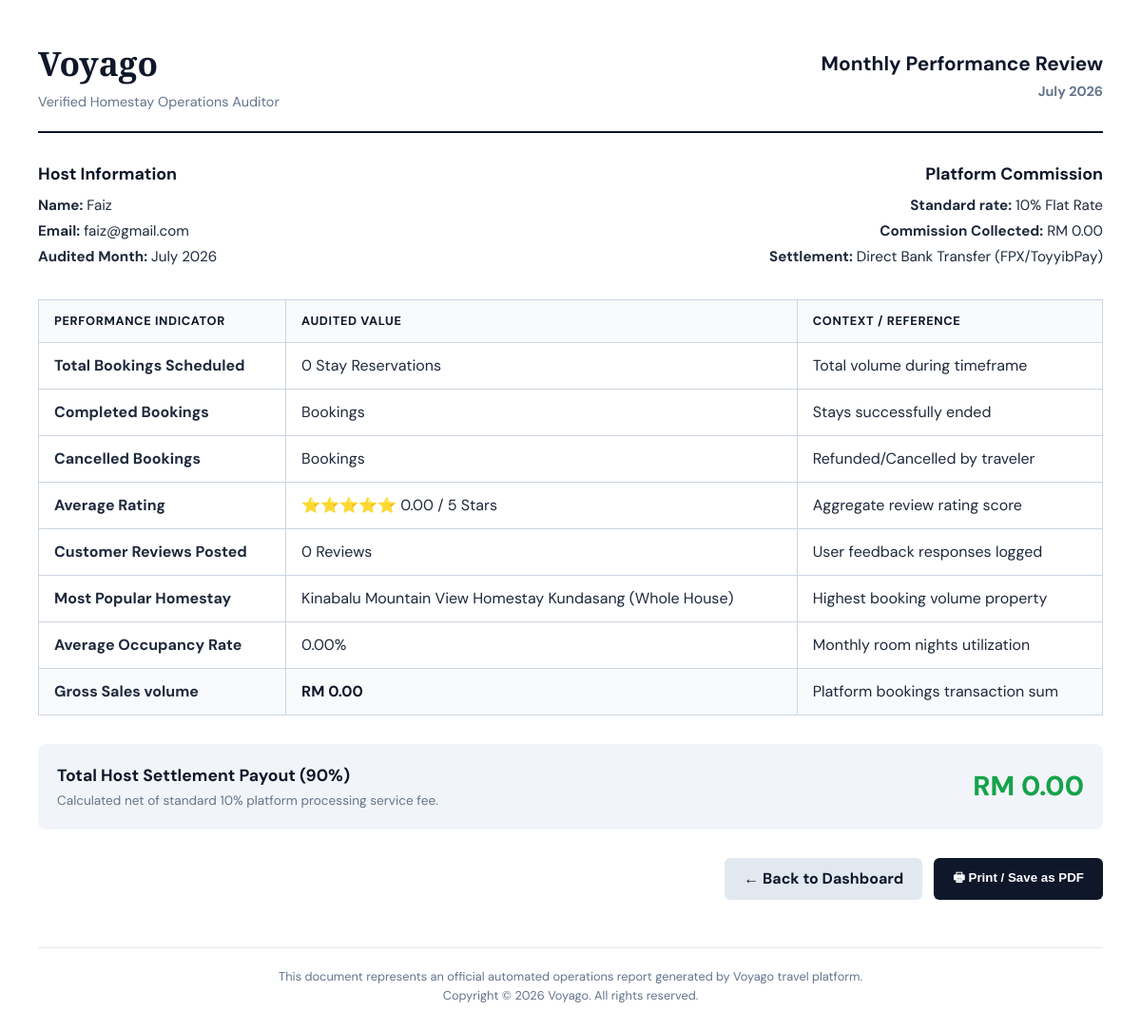
Screenshot of /view_report.php?id=1 (signed in) with the database file from the repository.
### tables this page shows
CREATE TABLE `system_settings` (
  `id` int(11) NOT NULL,
  `setting_key` varchar(50) NOT NULL,
  `setting_value` varchar(255) NOT NULL
);

CREATE TABLE `owner_reports` (
  `id` int(11) NOT NULL,
  `owner_id` int(11) NOT NULL,
  `report_month` varchar(20) NOT NULL,
  `bookings_count` int(11) DEFAULT 0,
  `completed_count` int(11) DEFAULT 0,
  `cancelled_count` int(11) DEFAULT 0,
  `total_revenue` decimal(10,2) DEFAULT 0.00,
  `commission` decimal(10,2) DEFAULT 0.00,
  `earnings` decimal(10,2) DEFAULT 0.00,
  `avg_rating` decimal(3,2) DEFAULT 0.00,
  `reviews_count` int(11) DEFAULT 0,
  `popular_homestay` varchar(255) DEFAULT '',
  `occupancy_rate` decimal(5,2) DEFAULT 0.00,
  `created_at` timestamp NOT NULL DEFAULT current_timestamp()
);

CREATE TABLE `users` (
  `id` int(11) NOT NULL,
  `fullname` varchar(100) NOT NULL,
  `email` varchar(100) NOT NULL,
  `phone` varchar(20) NOT NULL,
  `address` text NOT NULL,
  `password` varchar(255) NOT NULL,
  `role` enum('Admin','Traveller/User','Local Homestay Owner') NOT NULL,
  `created_at` timestamp NOT NULL DEFAULT current_timestamp()
);

### toyyibpay_config.php (called while the page is built, shortened)
<?php
$host = 'localhost'; $db = 'voyago'; $user = 'root'; $pass = '';
try {
    $pdo = new PDO("mysql:host=$host;dbname=$db;charset=utf8mb4", $user, $pass, [
        PDO::ATTR_ERRMODE => PDO::ERRMODE_EXCEPTION
    ]);
    $pdo->exec("ALTER TABLE homestays MODIFY COLUMN `approval_status` ENUM('Registered', 'Pending Approval', 'Published', 'Rejected', 'Draft', 'Live', 'Approved') DEFAULT 'Registered'");
    $pdo->exec("CREATE TABLE IF NOT EXISTS homestay_rooms (
        id INT AUTO_INCREMENT PRIMARY KEY,
        homestay_id INT NOT NULL,
        room_name VARCHAR(100) NOT NULL,
        price_modifier DECIMAL(10,2) DEFAULT 0.00,
        status ENUM('Available', 'Booked') DEFAULT 'Available'
    ) ENGINE=InnoDB;");
    $pdo->exec("CREATE TABLE IF NOT EXISTS booking_installments (
        id INT AUTO_INCREMENT PRIMARY KEY,
        booking_id INT NOT NULL,
        user_id INT NOT NULL,
        installment_no TINYINT NOT NULL,
        amount DECIMAL(10,2) NOT NULL,
        due_date DATE NOT NULL,
        paid_date DATETIME NULL,
        status ENUM('Pending','Paid','Overdue') DEFAULT 'Pending',
        billcode VARCHAR(100) NULL,
        created_at TIMESTAMP DEFAULT CURRENT_TIMESTAMP,
        UNIQUE KEY uq_booking_inst (booking_id, installment_no)
    ) ENGINE=InnoDB;");
    $pdo->exec("CREATE TABLE IF NOT EXISTS homestay_reviews (
        id INT AUTO_INCREMENT PRIMARY KEY,
        booking_id INT NOT NULL,
        homestay_id INT NOT NULL,
        user_id INT NOT NULL,
        rating INT CHECK (rating BETWEEN 1 AND 5),
        feedback_text TEXT,
        created_at TIMESTAMP DEFAULT CURRENT_TIMESTAMP
    ) ENGINE=InnoDB;");
    $pdo->exec("CREATE TABLE IF NOT EXISTS owner_notifications (
        id INT AUTO_INCREMENT PRIMARY KEY,
        owner_id INT NOT NULL,
        message TEXT NOT NULL,
        is_read TINYINT(1) DEFAULT 0,
        created_at TIMESTAMP DEFAULT CURRENT_TIMESTAMP
    ) ENGINE=InnoDB;");
    $pdo->exec("CREATE TABLE IF NOT EXISTS owner_reports (
        id INT AUTO_INCREMENT PRIMARY KEY,
        owner_id INT NOT NULL,
        report_month VARCHAR(20) NOT NULL,
        bookings_count INT DEFAULT 0,
        completed_count INT DEFAULT 0,
        cancelled_count INT DEFAULT 0,
        total_revenue DECIMAL(10,2) DEFAULT 0.00,
        commission DECIMAL(10,2) DEFAULT 0.00,
        earnings DECIMAL(10,2) DEFAULT 0.00,
        avg_rating DECIMAL(3,2) DEFAULT 0.00,
        reviews_count INT DEFAULT 0,
        popular_homestay VARCHAR(255) DEFAULT '',
        occupancy_rate DECIMAL(5,2) DEFAULT 0.00,
        created_at TIMESTAMP DEFAULT CURRENT_TIMESTAMP
    ) ENGINE=InnoDB;");
    $pdo->exec("CREATE TABLE IF NOT EXISTS system_settings (
        id INT AUTO_INCREMENT PRIMARY KEY,
        setting_key VARCHAR(50) NOT NULL UNIQUE,
        setting_value VARCHAR(255) NOT NULL
    ) ENGINE=InnoDB;");
    $sys_stmt = $pdo->prepare("SELECT setting_value FROM system_settings WHERE setting_key = 'system_name'");
    $sys_stmt->execute();
    $sys_res = $sys_stmt->fetch(PDO::FETCH_ASSOC);
    if (!$sys_res) {
        $pdo->exec("INSERT INTO system_settings (setting_key, setting_value) VALUES ('system_name', 'Voyago')");
        $system_name = 'Voyago';
    } else {
        $system_name = $sys_res['setting_value'];
    }
} catch (PDOException $e) {
    die("Database Connection Error: " . $e->getMessage());
}
?>

### view_report.php (the view, shortened to what this page needs)
<?php
require_once 'toyyibpay_config.php';
$report_id = isset($_GET['id']) ? intval($_GET['id']) : 0;
$stmt = $pdo->prepare("
    SELECT r.*, u.fullname as owner_name, u.email as owner_email
    FROM owner_reports r
    JOIN users u ON r.owner_id = u.id
    WHERE r.id = ?
");
$stmt->execute([$report_id]);
$report = $stmt->fetch(PDO::FETCH_ASSOC);
?>
<!DOCTYPE html>
<html lang="en">
<head>
</head>
<body>
    <div class="report-header">
        <div>
            <h1><?= htmlspecialchars($system_name) ?></h1>
            <p style="color: #64748b; font-size: 0.9rem; margin-top: 4px; margin-bottom: 0;">Verified Homestay Operations Auditor</p>
        </div>
        <div style="text-align: right;">
            <h2 style="margin:0; font-size:1.3rem; color: #0f172a;">Monthly Performance Review</h2>
            <p style="color: #64748b; font-size: 0.9rem; margin: 4px 0 0; font-weight:700;"><?php echo htmlspecialchars($report['report_month']); ?></p>
        </div>
    </div>
    <div class="meta-grid">
        <div>
            <h3 style="margin-top:0; color:#0f172a; margin-bottom: 8px;">Host Information</h3>
            <p style="margin: 4px 0;"><strong>Name:</strong> <?php echo htmlspecialchars($report['owner_name']); ?></p>
            <p style="margin: 4px 0;"><strong>Email:</strong> <?php echo htmlspecialchars($report['owner_email']); ?></p>
            <p style="margin: 4px 0;"><strong>Audited Month:</strong> <?php echo htmlspecialchars($report['report_month']); ?></p>
        </div>
        <div style="text-align: right;">
            <h3 style="margin-top:0; color:#0f172a; margin-bottom: 8px;">Platform Commission</h3>
            <p style="margin: 4px 0;"><strong>Standard rate:</strong> 10% Flat Rate</p>
            <p style="margin: 4px 0;"><strong>Commission Collected:</strong> RM <?php echo number_format($report['commission'], 2); ?></p>
            <p style="margin: 4px 0;"><strong>Settlement:</strong> Direct Bank Transfer (FPX/ToyyibPay)</p>
        </div>
    </div>
    <table class="metric-table">
        <thead>
            <tr>
                <th>Performance Indicator</th>
                <th>Audited Value</th>
                <th>Context / Reference</th>
            </tr>
        </thead>
        <tbody>
            <tr>
                <td><strong>Total Bookings Scheduled</strong></td>
                <td><?php echo $report['bookings_count']; ?> Stay Reservations</td>
                <td>Total volume during timeframe</td>
            </tr>
            <tr>
                <td><strong>Completed Bookings</strong></td>
                <td><?php echo $report['completed_count']; ?> Bookings</td>
                <td>Stays successfully ended</td>
            </tr>
            <tr>
                <td><strong>Cancelled Bookings</strong></td>
                <td><?php echo $report['cancelled_count']; ?> Bookings</td>
                <td>Refunded/Cancelled by traveler</td>
            </tr>
            <tr>
                <td><strong>Average Rating</strong></td>
                <td>⭐⭐⭐⭐⭐ <?php echo number_format($report['avg_rating'], 2); ?> / 5 Stars</td>
                <td>Aggregate review rating score</td>
            </tr>
            <tr>
                <td><strong>Customer Reviews Posted</strong></td>
                <td><?php echo $report['reviews_count']; ?> Reviews</td>
                <td>User feedback responses logged</td>
            </tr>
            <tr>
                <td><strong>Most Popular Homestay</strong></td>
                <td><?php echo htmlspecialchars($report['popular_homestay']); ?></td>
                <td>Highest booking volume property</td>
            </tr>
            <tr>
                <td><strong>Average Occupancy Rate</strong></td>
                <td><?php echo number_format($report['occupancy_rate'], 2); ?>%</td>
                <td>Monthly room nights utilization</td>
            </tr>
            <tr style="background: #f8fafc;">
                <td><strong>Gross Sales volume</strong></td>
                <td style="font-weight:700; color:#0f172a;">RM <?php echo number_format($report['total_revenue'], 2); ?></td>
                <td>Platform bookings transaction sum</td>
            </tr>
        </tbody>
    </table>
    <div class="summary-box">
        <div>
            <span class="payout-title">Total Host Settlement Payout (90%)</span>
            <p style="margin: 4px 0 0 0; color: #64748b; font-size: 0.85rem;">Calculated net of standard 10% platform processing service fee.</p>
        </div>
        <div class="payout-amount">
            RM <?php echo number_format($report['earnings'], 2); ?>
        </div>
    </div>
    <div class="no-print" style="margin-top:30px; display:flex; gap:12px; justify-content:flex-end;">
        <a href="localhomestay.php" style="padding: 10px 20px; font-weight:700; background:#e2e8f0; color:#0f172a; border:none; border-radius:6px; cursor:pointer; text-decoration:none; display:inline-flex; align-items:center; gap:6px;">&#8592; Back to Dashboard</a>
        <button onclick="window.print()" style="padding: 10px 20px; font-weight:700; background:#0f172a; color:white; border:none; border-radius:6px; cursor:pointer;">&#128438; Print / Save as PDF</button>
    </div>
    <div class="footer-note">
        This document represents an official automated operations report generated by <?= htmlspecialchars($system_name) ?> travel platform.<br>
        Copyright &copy; 2026 <?= htmlspecialchars($system_name) ?>. All rights reserved.
    </div>
</body>
</html>

### view_report.php (style rules this page uses)
body { font-family: 'DM Sans', sans-serif; color: #1e293b; background: #ffffff; margin: 40px; line-height: 1.5; }
.report-header { display: flex; justify-content: space-between; align-items: center; border-bottom: 2px solid #0f172a; padding-bottom: 20px; margin-bottom: 30px; }
.report-header h1 { font-family: 'Playfair Display', serif; font-size: 2.2rem; color: #0f172a; margin: 0; }
.meta-grid { display: grid; grid-template-columns: 1fr 1fr; gap: 20px; margin-bottom: 30px; font-size: 0.95rem; }
.metric-table { width: 100%; border-collapse: collapse; margin-top: 20px; }
.metric-table th, .metric-table td { border: 1px solid #cbd5e1; padding: 12px 16px; text-align: left; }
.metric-table th { background: #f8fafc; color: #0f172a; font-weight: 700; text-transform: uppercase; font-size: 0.8rem; letter-spacing: 0.05em; }
.summary-box { background: #f1f5f9; border-radius: 8px; padding: 20px; margin-top: 30px; display: flex; justify-content: space-between; align-items: center; }
.payout-title { font-weight: 700; color: #0f172a; font-size: 1.1rem; }
.payout-amount { font-size: 1.8rem; font-weight: 800; color: #16a34a; }
.footer-note { text-align: center; font-size: 0.8rem; color: #64748b; margin-top: 50px; border-top: 1px solid #e2e8f0; padding-top: 20px; }

### rows the page displays
system_settings: setting_value "Voyago"
owner_reports: report_month "July 2026", owner.fullname "Faiz", owner.email "faiz@gmail.com", commission "0.00", bookings_count "0", avg_rating "0.00", reviews_count "0", popular_homestay "Kinabalu Mountain View Homestay Kundasang (Whole House)", occupancy_rate "0.00", total_revenue "0.00", earnings "0.00"
